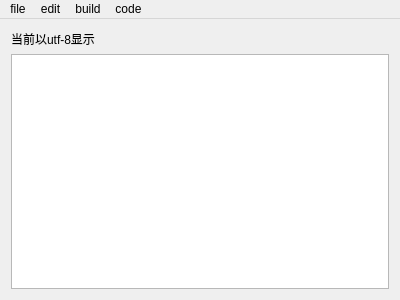
<?xml version="1.0" encoding="UTF-8"?>
<ui version="4.0">
 <class>MainWindow</class>
 <widget class="QMainWindow" name="MainWindow">
  <property name="geometry">
   <rect>
    <x>0</x>
    <y>0</y>
    <width>400</width>
    <height>300</height>
   </rect>
  </property>
  <property name="windowTitle">
   <string>集成开发环境</string>
  </property>
  <widget class="QWidget" name="centralWidget">
   <layout class="QGridLayout" name="gridLayout">
    <item row="0" column="0">
     <widget class="QLabel" name="label">
      <property name="text">
       <string>当前以utf-8显示</string>
      </property>
     </widget>
    </item>
    <item row="1" column="0">
     <widget class="QTextEdit" name="textEdit"/>
    </item>
   </layout>
  </widget>
  <widget class="QMenuBar" name="menuBar">
   <property name="geometry">
    <rect>
     <x>0</x>
     <y>0</y>
     <width>400</width>
     <height>26</height>
    </rect>
   </property>
   <widget class="QMenu" name="menuFile">
    <property name="title">
     <string>file</string>
    </property>
    <addaction name="actionNew"/>
    <addaction name="actionOpen"/>
    <addaction name="actionSave"/>
    <addaction name="actionSaveas"/>
    <addaction name="actionExit"/>
   </widget>
   <widget class="QMenu" name="menuEdit">
    <property name="title">
     <string>edit</string>
    </property>
    <addaction name="actionUndo"/>
    <addaction name="actionCopy"/>
    <addaction name="actionPaste"/>
    <addaction name="actionCut"/>
   </widget>
   <widget class="QMenu" name="menuBuild">
    <property name="title">
     <string>build</string>
    </property>
    <addaction name="actionCompile"/>
   </widget>
   <widget class="QMenu" name="menuCode">
    <property name="title">
     <string>code</string>
    </property>
    <addaction name="actionUtf_8"/>
    <addaction name="actionGbk"/>
   </widget>
   <addaction name="menuFile"/>
   <addaction name="menuEdit"/>
   <addaction name="menuBuild"/>
   <addaction name="menuCode"/>
  </widget>
  <action name="actionNew">
   <property name="text">
    <string>new</string>
   </property>
  </action>
  <action name="actionOpen">
   <property name="text">
    <string>open</string>
   </property>
  </action>
  <action name="actionSave">
   <property name="text">
    <string>save</string>
   </property>
  </action>
  <action name="actionSaveas">
   <property name="text">
    <string>saveas</string>
   </property>
  </action>
  <action name="actionExit">
   <property name="text">
    <string>exit</string>
   </property>
  </action>
  <action name="actionUndo">
   <property name="text">
    <string>undo</string>
   </property>
  </action>
  <action name="actionCopy">
   <property name="text">
    <string>copy</string>
   </property>
  </action>
  <action name="actionPaste">
   <property name="text">
    <string>paste</string>
   </property>
  </action>
  <action name="actionCut">
   <property name="text">
    <string>cut</string>
   </property>
  </action>
  <action name="actionCompile">
   <property name="text">
    <string>compile</string>
   </property>
  </action>
  <action name="actionUtf_8">
   <property name="text">
    <string>utf-8</string>
   </property>
  </action>
  <action name="actionGbk">
   <property name="text">
    <string>gbk</string>
   </property>
  </action>
 </widget>
 <layoutdefault spacing="6" margin="11"/>
 <resources/>
 <connections/>
</ui>
